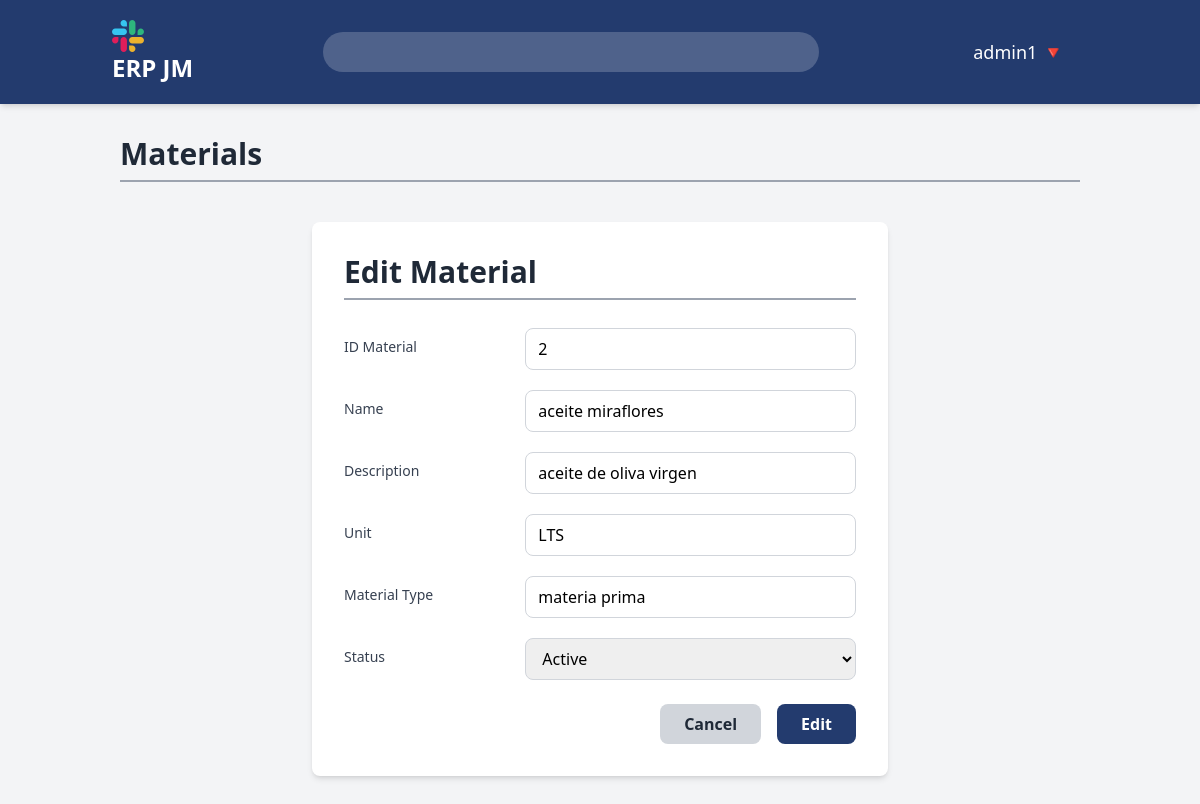
/materials/2/edit/ (signed in), run on the app's committed database.
### users/models.py (models this page shows)
class User(AbstractUser):
    user_id = models.AutoField(primary_key=True)
    username = models.CharField(max_length=150, unique=True)
    password = models.CharField(max_length=128)
    USERNAME_FIELD = 'username'
    class Meta:
        db_table = 'users'
        verbose_name = 'User'
        verbose_name_plural = 'Users'

### materials/models.py (models this page shows, shortened)
class Material(models.Model):
    id_material = models.CharField(max_length=50, null= True, unique=True,verbose_name="Material_ID")
    name = models.CharField(max_length=100, verbose_name="Name")
    description = models.TextField(max_length=250, blank=True, verbose_name="Description")
    unit = models.CharField(max_length=50, verbose_name="Unit measure")
    material_type = models.CharField(max_length=50, verbose_name="Material type")
    status = models.CharField(max_length=50,verbose_name="Status")
    create_at = models.DateTimeField(auto_now_add=True)
    update_at = models.DateTimeField(auto_now=True)
    created_by = models.ForeignKey(settings.AUTH_USER_MODEL, on_delete= models.SET_NULL, null= True)
    class Meta:
        verbose_name = "Material"
        verbose_name_plural = "Materials"

### materials/views.py (the view)
# urls.py: path('<int:pk>/edit/', views.material_edit, name='material_edit'),
@login_required
def material_edit(request, pk):
    material = get_object_or_404(Material,pk=pk)
    max_permission = UserRole.objects.filter(user_id=request.user).aggregate(max_permission=models.Max('role__materials'))['max_permission'] or 0
    if max_permission == 1:
        return redirect('materials')
    if max_permission == 0:
        return redirect('dashboard')
    if request.method == 'POST':
        form = MaterialForm(request.POST, instance=material)
        if form.is_valid():
            form.save()
            return redirect('materials:materials_list')
    else:
        form = MaterialForm(instance=material)
    context = {
        'form': form,
        'material': material,
    }
    return render(request, 'materials/material_form.html', context)

### materials/forms.py
class MaterialForm(forms.ModelForm):
    class Meta:
        model = Material
        fields = ['id_material', 'name', 'description', 'unit', 'material_type', 'status']

### core/context_processors.py (called while the page is built)
def get_permissions(request):
    permissions = { # ? asume por defecto que el valor de cada modulo es 0
        'customers': 0,
        'suppliers': 0,
        'materials': 0,
        'purchases': 0,
        'sales': 0,
        'inventory': 0,
        'accounting': 0,
        'reporting': 0,
    }
    roles = []
    if request.user.is_authenticated:
        user_roles = UserRole.objects.filter(user_id=request.user.pk)
        roles = [ur.role.role_name for ur in user_roles]
        for user_role in user_roles: # ? va recorriendo 1 a 1 cada modulo
            role = user_role.role
            for module in permissions.keys():
                current_permission = getattr(role,module,0)
                if current_permission > permissions[module]:
                    permissions[module] = current_permission
    return {'permissions': permissions, 'roles': roles}

### materials/templates/materials/material_form.html (shortened to what this page needs)
{% extends "core/base.html" %}
{% load static %}
{% block content %}
<h2 class="text-3xl font-bold text-gray-800 mb-6 border-b-2 border-gray-400 pb-2">Materials</h2>
<div class="max-w-xl mx-auto bg-white p-8 rounded-lg shadow-md mt-10">
    <h2 class="text-3xl font-bold text-gray-800 mb-6 border-b-2 border-gray-400 pb-2">{% if material %}Edit Material{% else %}Create New Material{% endif %}</h2>
    <form method="post" class="space-y-6">
        <div class="space-y-4">
            <div class="flex items-center space-x-4">
                <label for="{{ form.id_material.id_for_label }}" class="block text-sm font-medium text-gray-700 w-1/3">ID Material</label>
                <div class="mt-1 w-2/3">
                    <input type="text" name="{{ form.id_material.html_name }}" id="{{form.id_material.id_for_label}}" value="{{form.id_material.value|default:''}}" class="w-full px-3 py-2 border border-gray-300 rounded-lg focus:outline-none focus:ring-2 focus:ring-[#233b6e]">
                </div>
            </div>
            <div class="flex items-center space-x-4">
                <label for="{{ form.name.id_for_label }}" class="block text-sm font-medium text-gray-700 w-1/3">Name</label>
                <div class="mt-1 w-2/3">
                    <input type="text" name="{{ form.name.html_name }}" id="{{form.name.id_for_label}}"  value="{{form.name.value|default:''}}" class="w-full px-3 py-2 border border-gray-300 rounded-lg focus:outline-none focus:ring-2 focus:ring-[#233b6e]">
                </div>
            </div>
            <div class="flex items-center space-x-4">
                <label for="{{ form.description.id_for_label }}" class="block text-sm font-medium text-gray-700 w-1/3">Description</label>
                <div class="mt-1 w-2/3">
                    <input type="text" name="{{ form.description.html_name }}" id="{{form.description.id_for_label}}"  value="{{form.description.value|default:''}}" class="w-full px-3 py-2 border border-gray-300 rounded-lg focus:outline-none focus:ring-2 focus:ring-[#233b6e]">
                </div>
            </div>
             <div class="flex items-center space-x-4">
                <label for="{{ form.unit.id_for_label }}" class="block text-sm font-medium text-gray-700 w-1/3">Unit</label>
                <div class="mt-1 w-2/3">
                    <input type="text" name="{{ form.unit.html_name }}" id="{{form.unit.id_for_label}}"  value="{{form.unit.value|default:''}}" class="w-full px-3 py-2 border border-gray-300 rounded-lg focus:outline-none focus:ring-2 focus:ring-[#233b6e]">
                </div>
            </div>
            <div class="flex items-center space-x-4">
                <label for="{{ form.material_type.id_for_label }}" class="block text-sm font-medium text-gray-700 w-1/3">Material Type</label>
                <div class="mt-1 w-2/3">
                    <input type="text" name="{{ form.material_type.html_name }}" id="{{form.material_type.id_for_label}}"  value="{{form.material_type.value|default:''}}" class="w-full px-3 py-2 border border-gray-300 rounded-lg focus:outline-none focus:ring-2 focus:ring-[#233b6e]">
                </div>
            </div>
            <div class="flex items-center space-x-4">
                <label for="{{ form.status.id_for_label }}" class="block text-sm font-medium text-gray-700 w-1/3">Status</label>
                <div class="mt-1 w-2/3">
                    <select name="{{ form.status.html_name }}" id="{{form.status.id_for_label}}" class="w-full px-3 py-2 border border-gray-300 rounded-lg focus:outline-none focus:ring-2 focus:ring-[#233b6e]">
                        <option value="Active {% if form.status.value == 'Active' %}selected{% endif %}">Active</option>
                        </select>
                </div>
            </div>
        </div>
        <div class="flex justify-end space-x-4">
            <a href="{% url 'materials:materials_list' %}" class="bg-gray-300 text-gray-800 font-semibold py-2 px-6 rounded-lg transition-colors duration-300 hover:bg-gray-400">Cancel</a>
            <button type="submit" class="bg-[#233b6e] text-white font-semibold py-2 px-6 rounded-lg transition-colors duration-300 hover:bg-[#1a2c53]">
               {% if material %}Edit{% else %}Create{% endif %}
            </button>
        </div>
    </form>
</div>
{% endblock content %}

### core/templates/core/base.html (shortened to what this page needs)
{% load static %}
 <!DOCTYPE html>
 <html lang="en">
 <head>
    <script src="https://cdn.tailwindcss.com"></script>
 </head>
 <body class="bg-gray-100 font-sans">
    <nav class="bg-[#233b6e] text-white shadow-md">
        <div class="container mx-auto px-4 py-4 flex flex-col md:flex-row justify-between items-center space-y-4 md:space-y-0">
            <a href="{% url 'dashboard' %}" class="text-2xl font-bold rounded-lg px-2 py-1 transition-all hover:bg-white/10">
                <img src="{% static 'img/logo.svg' %}" alt="ERP JM" class="h-8 w-8">
                <span>ERP JM</span>
            </a>
            <div class="relative w-full md:w-1/2">
                <input type="text"
                id="transaction-input"
                class="w-full bg-white/20 text-white rounded-full py-2 pl-10 pr-4 focus:outline-none focus:ring-2 focus:ring-white/50 placeholder-gray-300">
            </div>
            <div class="flex items-center space-x-6">
                <div class="relative">
                    <button id="user-menu-button"
                    class="flex items-center space-x-2 text-lg font-medium transition-all hover:bg-white/10 p-2 rounded-lg">
                        <span>{{ user.first_name|default:user.username }} 🔻</span>
                        <svg xmlns="http://www.w3.org/2000/svg" width="16" height="16" viewBox="0 0 24 24" fill="none" stroke="currentColor" stroke-width="2" stroke-linecap="round" stroke-linejoin="round" class="lucide lucide-circle-user">
                    </button>
                </div>
            </div>
        </div>
    </nav>
    <main class="container mx-auto p-8">
        {% block content %}
        {% endblock content %}
    </main>
 </body>
 </html>

### data on the page
User: first_name "admin1"
Material: name "aceite miraflores", description "aceite de oliva virgen", unit "LTS", material_type "materia prima", status "Active"
